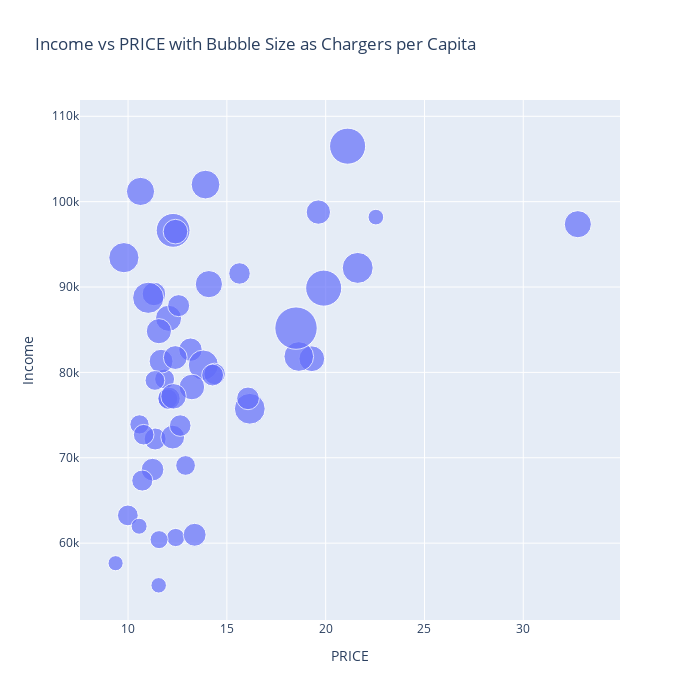

This figure's notebook cell:
### Markdown cell above
- Compare them by showing the scatter plot using a bubble chart.

### Code cell
fig = px.scatter(
    ev_income_electricity,
    x='PRICE',
    y='income',
    size='chargers_ratio',
    size_max=30,
    hover_name='state_full',
    hover_data={'chargers_ratio': True, 'income': True, 'PRICE': True},
    title='Income vs PRICE with Bubble Size as Chargers per Capita'
)

fig.update_layout(
    xaxis_title='PRICE',
    yaxis_title='Income',
    showlegend=False
)

fig.update_layout(width = 700, height = 700)
fig.show()

### Figure 1 — Plotly figure (JSON) as saved in the notebook; plotly's stock layout.template omitted (floating-point values rounded to 4 significant figures)
{"data": [{"customdata": [[102.3], [138.6], [179.6], [229.2], [540.8], [476.4], [399.8], [283.9], [201.3], [235.7], [306.6], [378.2], [154.7], [201.7], [160.2], [263.9], [106.5], [95.76], [541.7], [344.0], [395.5], [214.5], [308.1], [272.9], [100.4], [166.0], [213.7], [209.2], [231.5], [246.8], [192.3], [219.0], [237.3], [275.6], [194.1], [184.8], [405.8], [193.2], [366.8], [162.3], [236.0], [177.1], [162.8], [330.9], [252.6], [749.1], [380.4], [198.4], [135.6], [270.5]], "hovertemplate": "<b>%{hovertext}</b><br><br>PRICE=%{x}<br>income=%{y}<br>chargers_ratio=%{customdata[0]}<extra></extra>", "hovertext": ["Alaska", "Alabama", "Arkansas", "Arizona", "California", "Colorado", "Connecticut", "Delaware", "Florida", "Georgia", "Hawaii", "Iowa", "Idaho", "Illinois", "Indiana", "Kansas", "Kentucky", "Louisiana", "Massachusetts", "Maryland", "Maine", "Michigan", "Minnesota", "Missouri", "Mississippi", "Montana", "North Carolina", "North Dakota", "Nebraska", "New Hampshire", "New Jersey", "New Mexico", "Nevada", "New York", "Ohio", "Oklahoma", "Oregon", "Pennsylvania", "Rhode Island", "South Carolina", "South Dakota", "Tennessee", "Texas", "Utah", "Virginia", "Vermont", "Washington", "Wisconsin", "West Virginia", "Wyoming"], "legendgroup": "", "marker": {"color": "#636efa", "size": [102.3, 138.6, 179.6, 229.2, 540.8, 476.4, 399.8, 283.9, 201.3, 235.7, 306.6, 378.2, 154.7, 201.7, 160.2, 263.9, 106.5, 95.76, 541.7, 344.0, 395.5, 214.5, 308.1, 272.9, 100.4, 166.0, 213.7, 209.2, 231.5, 246.8, 192.3, 219.0, 237.3, 275.6, 194.1, 184.8, 405.8, 193.2, 366.8, 162.3, 236.0, 177.1, 162.8, 330.9, 252.6, 749.1, 380.4, 198.4, 135.6, 270.5], "sizemode": "area", "sizeref": 0.8323, "symbol": "circle"}, "mode": "markers", "name": "", "orientation": "v", "showlegend": false, "type": "scatter", "x": [22.54, 12.41, 9.99, 13.16, 19.9, 12.28, 21.62, 12.05, 11.37, 12.26, 32.76, 13.81, 10.58, 12.56, 12.02, 11.56, 10.56, 9.37, 21.11, 13.92, 16.16, 16.07, 14.09, 13.23, 11.55, 11.85, 11.24, 12.07, 11.31, 19.63, 15.64, 13.37, 11.67, 19.3, 12.64, 10.72, 11.02, 14.38, 18.64, 12.91, 12.39, 10.79, 11.36, 10.63, 12.4, 18.5, 9.79, 14.28, 11.57, 12.3], "xaxis": "x", "y": [98190, 60660, 63250, 82660, 89870, 96640, 92240, 86340, 72200, 72420, 97360, 80860, 73910, 87820, 76910, 84830, 61980, 57650, 106500, 102000, 75740, 76960, 90340, 78290, 55060, 79220, 68610, 76960, 89190, 98780, 91590, 60980, 81310, 81600, 73770, 67330, 88740, 79820, 81860, 69100, 81740, 72700, 79060, 101200, 96490, 85190, 93440, 79690, 60410, 77200], "yaxis": "y"}], "layout": {"height": 700, "legend": {"itemsizing": "constant", "tracegroupgap": 0}, "showlegend": false, "title": {"text": "Income vs PRICE with Bubble Size as Chargers per Capita"}, "width": 700, "xaxis": {"anchor": "y", "autorange": true, "domain": [0, 1], "range": [7.568, 34.89], "title": {"text": "PRICE"}, "type": "linear"}, "yaxis": {"anchor": "x", "autorange": true, "domain": [0, 1], "range": [51000.0, 111900.0], "title": {"text": "Income"}, "type": "linear"}}}
